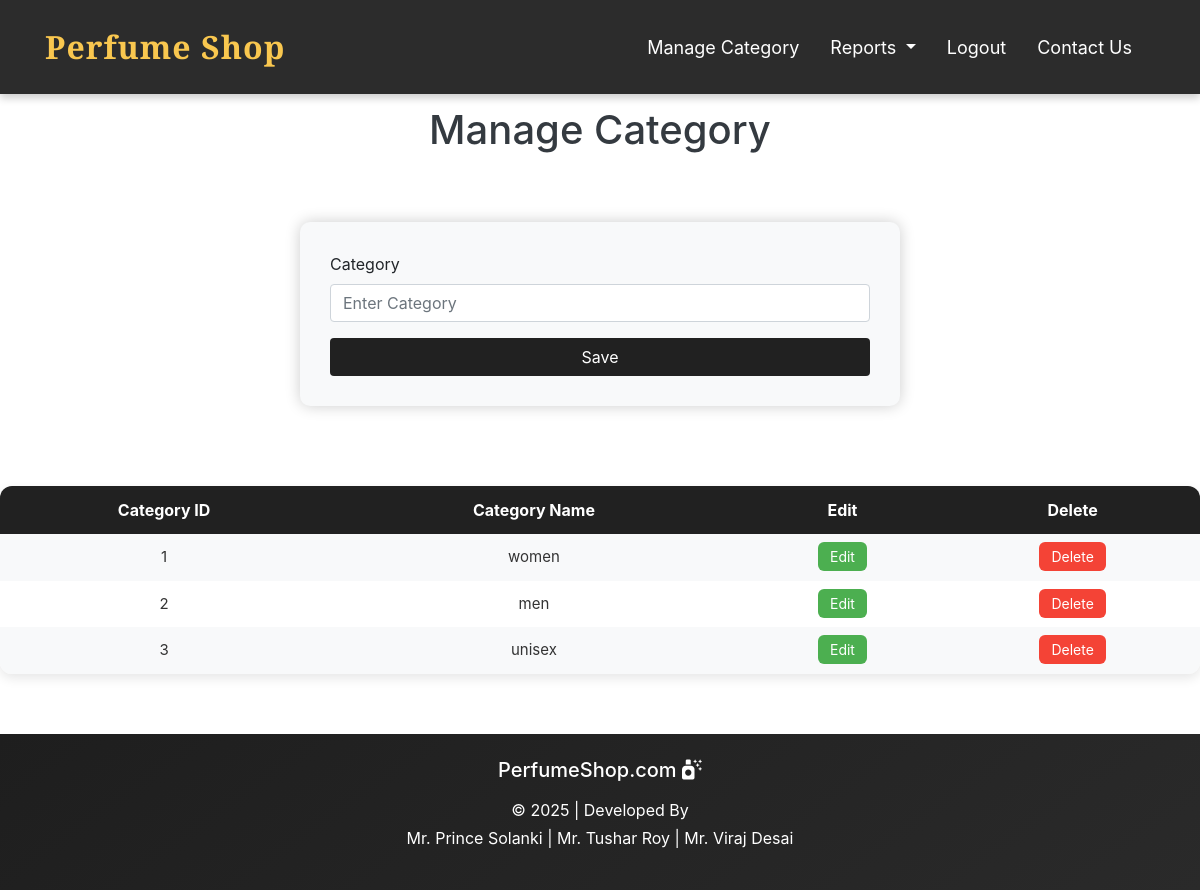
Page /admin_manage_category.php on the committed database.
### tables this page shows
CREATE TABLE IF NOT EXISTS `category_perfume` (
  `category_id` int(10) NOT NULL,
  `category_name` varchar(50) NOT NULL,
  PRIMARY KEY (`category_id`)
);

### admin_manage_category.php (the view, shortened to what this page needs)
<?php
include("admin_header.php");
include("connect.php");
?>
<div class="container">
  <div class="row">
    <div class="col-md-12 text-center mt-3 text-dark">
      <h1>Manage Category</h1>
    </div>
  </div>
  <div class="row">
    <div class="col-md-12">
      <div class="register-card">
        <form method="post" name="form1">
          <div class="form-group">
            <label for="exampleInputEmail1">Category</label>
            <input type="text" class="form-control" name="txtcat" placeholder="Enter Category" value="<?php echo $cat1; ?>">
          </div>
          <?php
          if(isset($_REQUEST['ecid']))
          {
            ?>
              <button type="submit" class="btn btn-block text-white" name="btnupdate" onclick="return validation()" style="background-color: #212121;">Update</button>
            <?php
          }
          else
          {
            ?>
              <button type="submit" class="btn btn-block text-white" name="btnsave" onclick="return validation()" style="background-color: #212121;">Save</button>
            <?php
          }
          ?>
        </form>
      </div>
    </div>
  </div>
</div>
<?php
$res3=mysqli_query($con,"select * from category_perfume");
if(mysqli_num_rows($res3)>0)
{
  echo "
  <table class='custom-table'>
    <tr>
      <th>Category ID</th>
      <th>Category Name</th>
      <th>Edit</th>
      <th>Delete</th>
    </tr>";
  while($r3=mysqli_fetch_array($res3))
  {
    echo "<tr>
            <td>$r3[0]</td>
            <td>$r3[1]</td>
            <td><a href='admin_manage_category.php?ecid=$r3[0]' class='btn-action btn-edit'>Edit</a></td>
            <td><a href='admin_manage_category.php?dcid=$r3[0]' class='btn-action btn-delete' onclick=\"return confirm('Are you sure you want to delete this category?')\">Delete</a></td>
          </tr>";
  }
  echo "</table>";
}
?>
<?php
include("footer.php");
?>

### admin_header.php (style rules this page uses)
body { margin: 0; padding: 0; }

### admin_manage_category.php (style rules this page uses)
.register-card { max-width: 600px; margin: 60px auto; box-shadow: 0 0 15px rgba(0,0,0,0.2); border-radius: 10px; padding: 30px; background-color: #f8f9fa; }
.custom-table { border-collapse: separate; border-spacing: 0; width: 100%; border-radius: 12px; overflow: hidden; box-shadow: 0 4px 12px rgba(0,0,0,0.1); background: white; margin-top: 20px; }
.custom-table th { background-color: #212121; color: white; padding: 12px; text-align: center; font-size: 16px; }
.custom-table td { padding: 12px; text-align: center; font-size: 15px; color: #333; }
.custom-table tr:nth-child(even) { background-color: #f8f9fa; }
.btn-action { padding: 6px 12px; font-size: 14px; border: none; border-radius: 6px; cursor: pointer; text-decoration: none; color: white; }
.btn-edit { background-color: #4CAF50; }
.btn-delete { background-color: #f44336; }

### rows in the picture
category_perfume: category_id "1", category_name "women"
category_perfume: category_id "2", category_name "men"
category_perfume: category_id "3", category_name "unisex"
